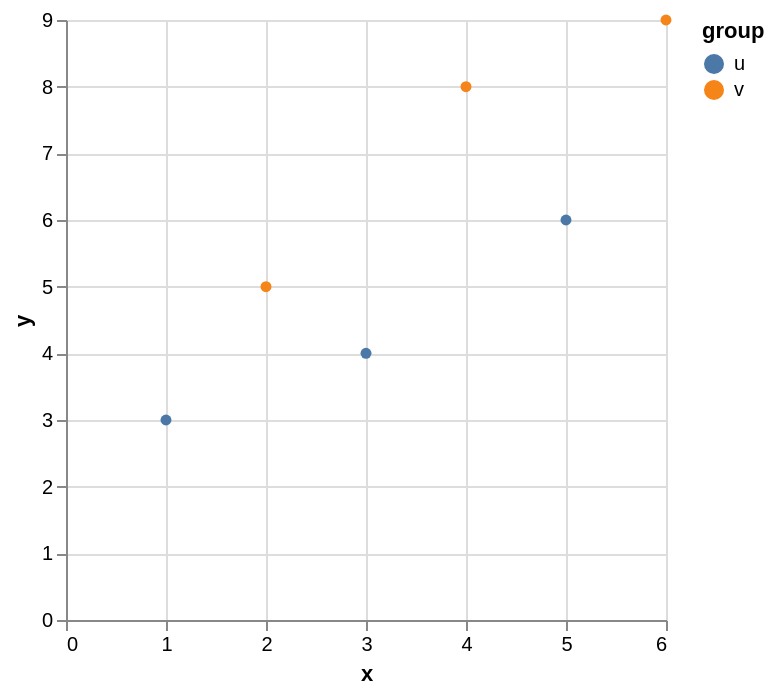

The specification (Vega-Lite) saved for this image:
### Vega-Lite specification from a JSON file in a GitHub repository (floating-point values rounded to 4 significant figures)
{"$schema": "https://vega.github.io/schema/vega-lite/v6.json", "data": {"values": [{"group": "u", "size": 10, "x": 1, "y": 3}, {"group": "v", "size": 40, "x": 2, "y": 5}, {"group": "u", "size": 20, "x": 3, "y": 4}, {"group": "v", "size": 80, "x": 4, "y": 8}, {"group": "u", "size": 30, "x": 5, "y": 6}, {"group": "v", "size": 60, "x": 6, "y": 9}]}, "description": "Legend toggle: a point selection bound to the legend.", "encoding": {"color": {"field": "group", "type": "nominal"}, "opacity": {"condition": {"param": "g", "value": 1}, "value": 0.2}, "x": {"field": "x", "type": "quantitative"}, "y": {"field": "y", "type": "quantitative"}}, "mark": "circle", "params": [{"bind": "legend", "name": "g", "select": {"fields": ["group"], "type": "point"}}], "usermeta": {"easel": {"standin_ratio": 0.0175, "threshold": 0.04}}}
